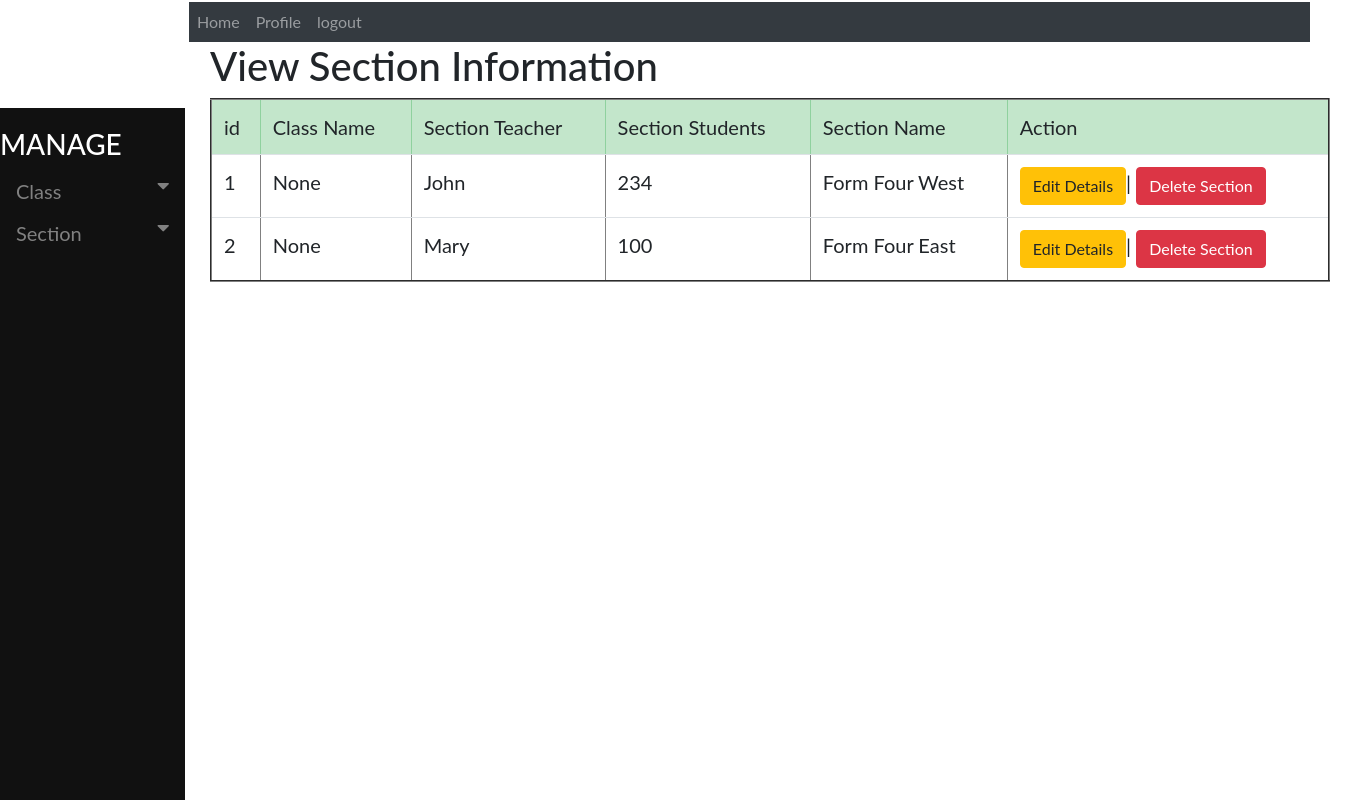
The page /accounts/viewsectioninformation on the database as committed earlier.
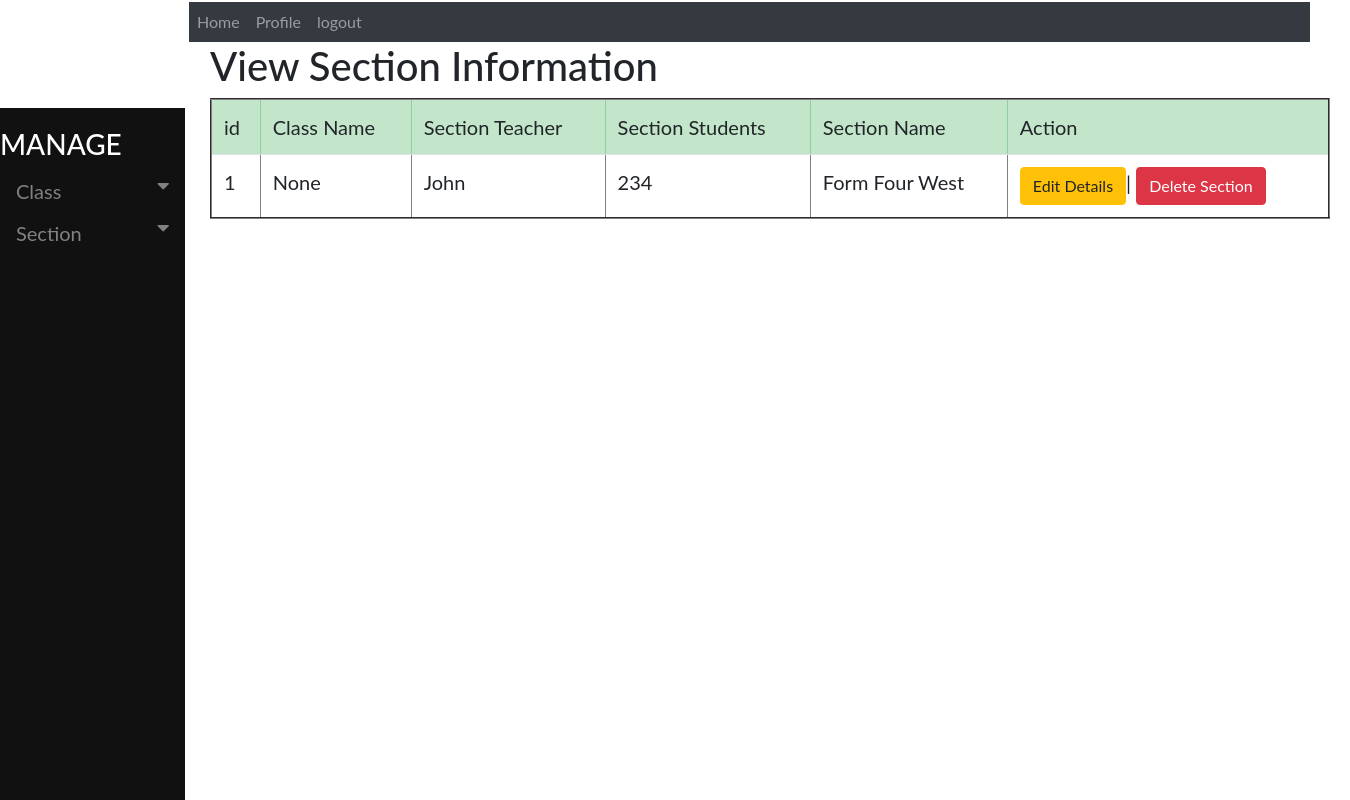
The same page on the database as committed later.
### accounts/models.py (models this page shows, shortened)
class Sectioninformation(models.Model):
    NameOfClass = models.ForeignKey(Classinformation, on_delete=models.PROTECT, blank=True, null=True)
    SectionName = models.CharField(max_length=130)
    SectionTeacher = models.CharField(max_length=30, blank=True)
    NumberOfStudents = models.CharField(max_length=30, blank=True)

### accounts/views.py (the view)
def viewsectioninformation(request):
    all_info = Sectioninformation.objects.all()
    context={'all_info':all_info}
    return render(request, 'accounts/viewsectioninformation.html', context)

### accounts/templates/accounts/viewsectioninformation.html
{% extends 'base.html' %}
{% block body %}
<div class="container" style="margin-left: 200px;font-size: 20px; padding: 0px 10px;">
<h1>View Section Information</h1>
<table class="table table-hover" border="2">
   <thead class="table-success">
     <tr>
         <td>id</td>
         <td>Class Name</td>
         <td>Section Teacher</td>
         <td>Section Students</td>
         <td>Section Name</td>
         <td>Action</td>
     </tr>
   </thead>
   <tbody>
     {% if all_info %}
     {% for item in all_info%}
     <tr>
       <td>{{ item.id}}</td>
       <td>{{ item.NameOfClass }}</td>
       <td>{{ item.SectionTeacher}}</td>
       <td>{{ item.NumberOfStudents}}</td>
       <td>{{ item.SectionName}}</td>
       <td><a href="{% url 'editsectioninformation' pk=item.id  %}" >
         <button class="btn btn-warning">Edit Details</button></a>|
         <a href="{% url 'deletesectioninformation' pk=item.id %}" >
           <button class="btn btn-danger">Delete Section</button></a>
       </td>
        {% endfor %}
     </tr>
     {% endif %}
   </tbody>
</table>
</div>
{% endblock %}

Rows that differ between the two databases and show on the page:
removed Sectioninformation: id "2", NameOfClass "None", SectionTeacher "Mary", NumberOfStudents "100", SectionName "Form Four East"
